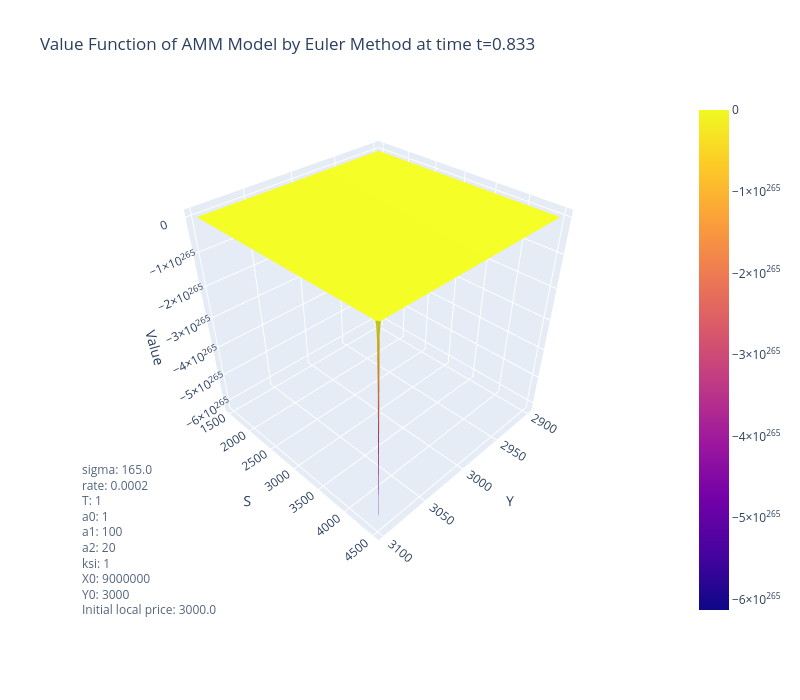

Notebook source saved alongside this figure:
### Code cell
t = 2.5*input_params['T']/3
dt = input_params['T']/params_grid['n_steps']

z = value_function_euler[int(t/dt), :, :]
jumps, space = np.meshgrid(np.arange(z.shape[0]), np.arange(z.shape[1]), indexing='ij')

fig = go.Figure()

# Plot the entire surface as dots
fig.add_trace(go.Surface(
    x=res_euler['jumps_grid'][jumps],
    y=res_euler['external_mid_price_S'][space],
    z=z
))

fig.update_layout(
    width=800,
    height=700,
    scene=dict(
        xaxis_title='Y',
        yaxis_title='S',
        zaxis_title='Value',
    ),
    scene_camera=dict(
    eye=dict(x=1.5, y=1.5, z=1.5),
    center=dict(x=0, y=0, z=-0.2) 
    ),
    title = f'Value Function of AMM Model by Euler Method at time t={round(t,3)}',
)

params_text = (
    f"sigma: {input_params['sigma']}<br>"
    f"rate: {input_params['rate']}<br>"
    f"T: {input_params['T']}<br>"
    f"a0: {input_params['a0']}<br>"
    f"a1: {input_params['a1']}<br>"
    f"a2: {input_params['a2']}<br>"
    f"ksi: {input_params['ksi']}<br>"
    f"X0: {input_params['X0']}<br>"
    f"Y0: {input_params['Y0']}<br>"
    f"Initial local price: {input_params['X0']/input_params['Y0']}<br>"
)

fig.add_annotation(
    text=params_text,
    xref="paper", yref="paper",
    align="left",
    showarrow=False,
    x=0, y=0,                       
    font=dict(size=12),
    opacity=0.8
)

### Figure 1 — Plotly figure (JSON) as saved in the notebook; plotly's stock layout.template omitted (floating-point values rounded to 4 significant figures; data arrays with more than 128 entries replaced by an {"elided": "..."} marker saying what was removed)
{"data": [{"type": "surface", "x": {"elided": "200x301 int values"}, "y": {"elided": "200x301 float values"}, "z": {"elided": "200x301 float values"}}], "layout": {"annotations": [{"align": "left", "font": {"size": 12}, "opacity": 0.8, "showarrow": false, "text": "sigma: 165.0<br>rate: 0.0002<br>T: 1<br>a0: 1<br>a1: 100<br>a2: 20<br>ksi: 1<br>X0: 9000000<br>Y0: 3000<br>Initial local price: 3000.0<br>", "x": 0, "xref": "paper", "y": 0, "yref": "paper"}], "height": 700, "scene": {"camera": {"center": {"x": 0, "y": 0, "z": -0.2}, "eye": {"x": 1.5, "y": 1.5, "z": 1.5}}, "xaxis": {"title": {"text": "Y"}}, "yaxis": {"title": {"text": "S"}}, "zaxis": {"title": {"text": "Value"}}}, "title": {"text": "Value Function of AMM Model by Euler Method at time t=0.833"}, "width": 800}}
